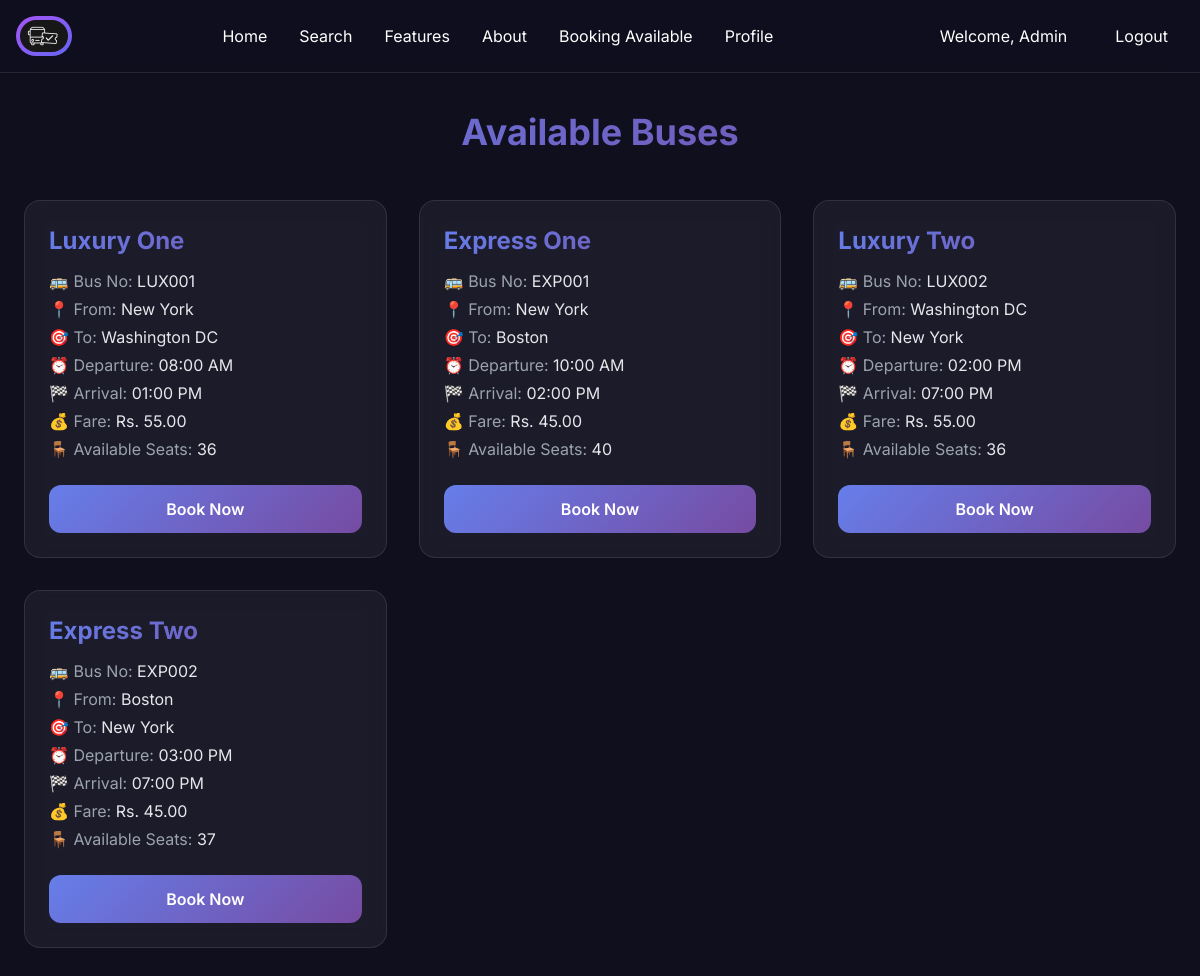
The app's page /available-bookings.php (signed in) with its own data.
### tables this page shows
CREATE TABLE `buses` (
  `id` int NOT NULL,
  `bus_name` varchar(100) NOT NULL,
  `bus_number` varchar(50) NOT NULL,
  `total_seats` int NOT NULL,
  `route_id` int NOT NULL,
  `created_at` timestamp NULL DEFAULT CURRENT_TIMESTAMP,
  `fare` decimal(10,2) NOT NULL DEFAULT '0.00'
);

CREATE TABLE `routes` (
  `id` int NOT NULL,
  `from_location` varchar(100) NOT NULL,
  `to_location` varchar(100) NOT NULL,
  `departure_time` time NOT NULL,
  `arrival_time` time NOT NULL,
  `fare` decimal(10,2) NOT NULL,
  `created_at` timestamp NULL DEFAULT CURRENT_TIMESTAMP
);

### available-bookings.php (the view, shortened to what this page needs)
<?php
require_once 'backend/config.php';
$sql = "
    SELECT
        b.id AS bus_id,
        b.bus_name,
        b.bus_number,
        b.total_seats,
        r.from_location,
        r.to_location,
        r.departure_time,
        r.arrival_time,
        r.fare,
        (b.total_seats - COALESCE(SUM(bookings_count.count), 0)) AS available_seats
    FROM buses b
    JOIN routes r ON b.route_id = r.id
    LEFT JOIN (
        SELECT bus_id, COUNT(*) AS count
        FROM bookings
        WHERE status != 'cancelled'
        GROUP BY bus_id
    ) AS bookings_count ON b.id = bookings_count.bus_id
    GROUP BY b.id
    ORDER BY r.departure_time ASC
";
$result = $conn->query($sql);
?>
<!DOCTYPE html>
<html lang="en">
<head>
  <script src="https://cdn.tailwindcss.com"></script>
</head>
<body>
<?php
include 'nav.php';
?>
  <section class="pt-28 pb-20 px-6 min-h-screen">
    <div class="max-w-7xl mx-auto">
      <h2 class="text-4xl font-bold text-center mb-12 gradient-text">Available Buses</h2>
      <?php if ($result && $result->num_rows > 0): ?>
        <div class="grid grid-cols-1 sm:grid-cols-2 lg:grid-cols-3 gap-8">
          <?php while ($row = $result->fetch_assoc()): ?>
            <div class="glass-card rounded-2xl p-6">
              <h3 class="text-2xl font-bold mb-3 gradient-text">
                <?php echo htmlspecialchars($row['bus_name']); ?>
              </h3>
              <p class="text-gray-400 mb-1">🚌 Bus No: <span class="text-gray-200"><?php echo htmlspecialchars($row['bus_number']); ?></span></p>
              <p class="text-gray-400 mb-1">📍 From: <span class="text-gray-200"><?php echo htmlspecialchars($row['from_location']); ?></span></p>
              <p class="text-gray-400 mb-1">🎯 To: <span class="text-gray-200"><?php echo htmlspecialchars($row['to_location']); ?></span></p>
              <p class="text-gray-400 mb-1">⏰ Departure: <span class="text-gray-200"><?php echo date('h:i A', strtotime($row['departure_time'])); ?></span></p>
              <p class="text-gray-400 mb-1">🏁 Arrival: <span class="text-gray-200"><?php echo date('h:i A', strtotime($row['arrival_time'])); ?></span></p>
              <p class="text-gray-400 mb-1">💰 Fare: <span class="text-gray-200">Rs. <?php echo number_format($row['fare'], 2); ?></span></p>
              <p class="text-gray-400 mb-6">🪑 Available Seats: <span class="text-gray-200"><?php echo max($row['available_seats'], 0); ?></span></p>
              <a href="book.php?bus_id=<?php echo $row['bus_id']; ?>&date=<?php echo date('Y-m-d'); ?>&from=<?php echo urlencode($row['from_location']); ?>&to=<?php echo urlencode($row['to_location']); ?>"
                class="block text-center gradient-bg text-white font-semibold py-3 rounded-xl hover:shadow-lg hover:shadow-purple-500/40 transition">
                Book Now
              </a>
            </div>
          <?php endwhile; ?>
        </div>
      <?php else: ?>
        <div class="text-center text-gray-400 mt-16">
          <p class="text-lg">No available buses found.</p>
        </div>
      <?php endif; ?>
    </div>
  </section>
</body>
</html>

### nav.php (shortened to what this page needs)
<?php
$is_logged_in = isset($_SESSION['user_id']);
$user_name = $is_logged_in ? ($_SESSION['user_name'] ?? '') : '';
?>
<!DOCTYPE html>
<html lang="en">
<head>
  <script src="https://cdn.tailwindcss.com"></script>
</head>
<body>
  <nav class="fixed top-0 w-full z-50 nav-blur border-b border-white/10">
    <div class="max-w-7xl mx-auto flex justify-between items-center p-4">
      <div class="p-1 rounded-full bg-gradient-to-br from-purple-500 to-indigo-500">
  <img src="logo.png" alt="logo" class="w-12 h-auto rounded-full">
</div>
      <ul class="hidden md:flex space-x-8">
        <li><a href="index.php#home" class="hover:text-purple-400 transition">Home</a></li>
        <li><a href="index.php#search" class="hover:text-purple-400 transition">Search</a></li>
        <li><a href="index.php#features" class="hover:text-purple-400 transition">Features</a></li>
        <li><a href="index.php#about" class="hover:text-purple-400 transition">About</a></li>
        <li><a href="available-bookings.php" class="hover:text-purple-400 transition">Booking Available</a></li>
        <li><a href="profile.php" class="hover:text-purple-400 transition">Profile</a></li>
      </ul>
      <div class="flex space-x-4">
        <?php if ($is_logged_in): ?>
          <span class="px-4 py-2">Welcome, <?php echo htmlspecialchars($user_name); ?></span>
          <a href="logout.php" class="px-4 py-2 hover:text-purple-400 transition">Logout</a>
        <?php else: ?>
          <a href="login.php" class="px-4 py-2 hover:text-purple-400 transition">Login</a>
          <a href="register.php" class="px-6 py-2 gradient-bg rounded-full font-semibold hover:shadow-lg hover:shadow-purple-500/50 transition">Register</a>
        <?php endif; ?>
      </div>
    </div>
  </nav>
        </body>

### available-bookings.php (style rules this page uses)
* { font-family: 'Inter', sans-serif; }
body { background: #0f0f1e; color: #fff; }
.gradient-text { background: linear-gradient(135deg, #667eea, #764ba2); -webkit-background-clip: text; -webkit-text-fill-color: transparent; }
.glass-card { background: rgba(255, 255, 255, 0.05); backdrop-filter: blur(12px); border: 1px solid rgba(255, 255, 255, 0.1); transition: transform 0.3s ease, box-shadow 0.3s ease; }
.gradient-bg { background: linear-gradient(135deg, #667eea, #764ba2); }
.nav-blur { background: rgba(15, 15, 30, 0.9); backdrop-filter: blur(10px); }

### nav.php (style rules this page uses)
* { font-family: 'Inter', sans-serif; }
body { background: #0f0f1e; color: #fff; }
.gradient-text { background: linear-gradient(135deg, #667eea 0%, #764ba2 100%); -webkit-background-clip: text; -webkit-text-fill-color: transparent; background-clip: text; }
.glass-card { background: rgba(255, 255, 255, 0.05); backdrop-filter: blur(10px); border: 1px solid rgba(255, 255, 255, 0.1); }
.gradient-bg { background: linear-gradient(135deg, #667eea 0%, #764ba2 100%); }
.nav-blur { background: rgba(15, 15, 30, 0.9); backdrop-filter: blur(10px); }

### records on screen
buses: bus_name "Luxury One", bus_number "LUX001", route.from_location "New York", route.to_location "Washington DC", route.departure_time "08:00 AM", route.arrival_time "01:00 PM", route.fare "55.00", max($row['available_seats'], 0) "36"
buses: bus_name "Express One", bus_number "EXP001", route.from_location "New York", route.to_location "Boston", route.departure_time "10:00 AM", route.arrival_time "02:00 PM", route.fare "45.00", max($row['available_seats'], 0) "40"
buses: bus_name "Luxury Two", bus_number "LUX002", route.from_location "Washington DC", route.to_location "New York", route.departure_time "02:00 PM", route.arrival_time "07:00 PM", route.fare "55.00", max($row['available_seats'], 0) "36"
buses: bus_name "Express Two", bus_number "EXP002", route.from_location "Boston", route.to_location "New York", route.departure_time "03:00 PM", route.arrival_time "07:00 PM", route.fare "45.00", max($row['available_seats'], 0) "37"

### other values on screen
$user_name "Admin"
